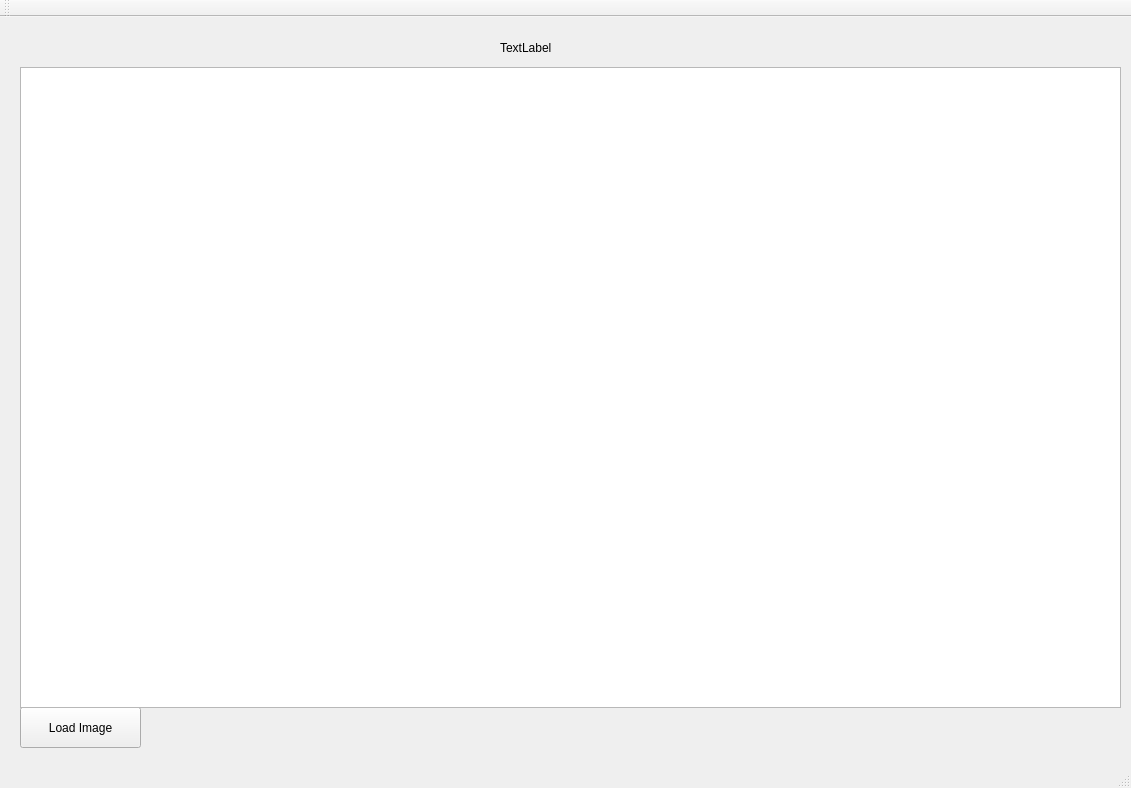
<?xml version="1.0" encoding="UTF-8"?>
<ui version="4.0">
 <class>MainWindow</class>
 <widget class="QMainWindow" name="MainWindow">
  <property name="geometry">
   <rect>
    <x>0</x>
    <y>0</y>
    <width>1131</width>
    <height>788</height>
   </rect>
  </property>
  <property name="windowTitle">
   <string>MainWindow</string>
  </property>
  <widget class="QWidget" name="centralWidget">
   <widget class="QPushButton" name="pushButton">
    <property name="geometry">
     <rect>
      <x>20</x>
      <y>690</y>
      <width>121</width>
      <height>41</height>
     </rect>
    </property>
    <property name="text">
     <string>Load Image</string>
    </property>
   </widget>
   <widget class="QLabel" name="label">
    <property name="geometry">
     <rect>
      <x>500</x>
      <y>20</y>
      <width>181</width>
      <height>21</height>
     </rect>
    </property>
    <property name="text">
     <string>TextLabel</string>
    </property>
   </widget>
   <widget class="QGraphicsView" name="graphicsView">
    <property name="geometry">
     <rect>
      <x>20</x>
      <y>50</y>
      <width>1101</width>
      <height>641</height>
     </rect>
    </property>
   </widget>
  </widget>
  <widget class="QMenuBar" name="menuBar">
   <property name="geometry">
    <rect>
     <x>0</x>
     <y>0</y>
     <width>1131</width>
     <height>21</height>
    </rect>
   </property>
  </widget>
  <widget class="QToolBar" name="mainToolBar">
   <attribute name="toolBarArea">
    <enum>TopToolBarArea</enum>
   </attribute>
   <attribute name="toolBarBreak">
    <bool>false</bool>
   </attribute>
  </widget>
  <widget class="QStatusBar" name="statusBar"/>
 </widget>
 <layoutdefault spacing="6" margin="11"/>
 <resources/>
 <connections/>
</ui>
